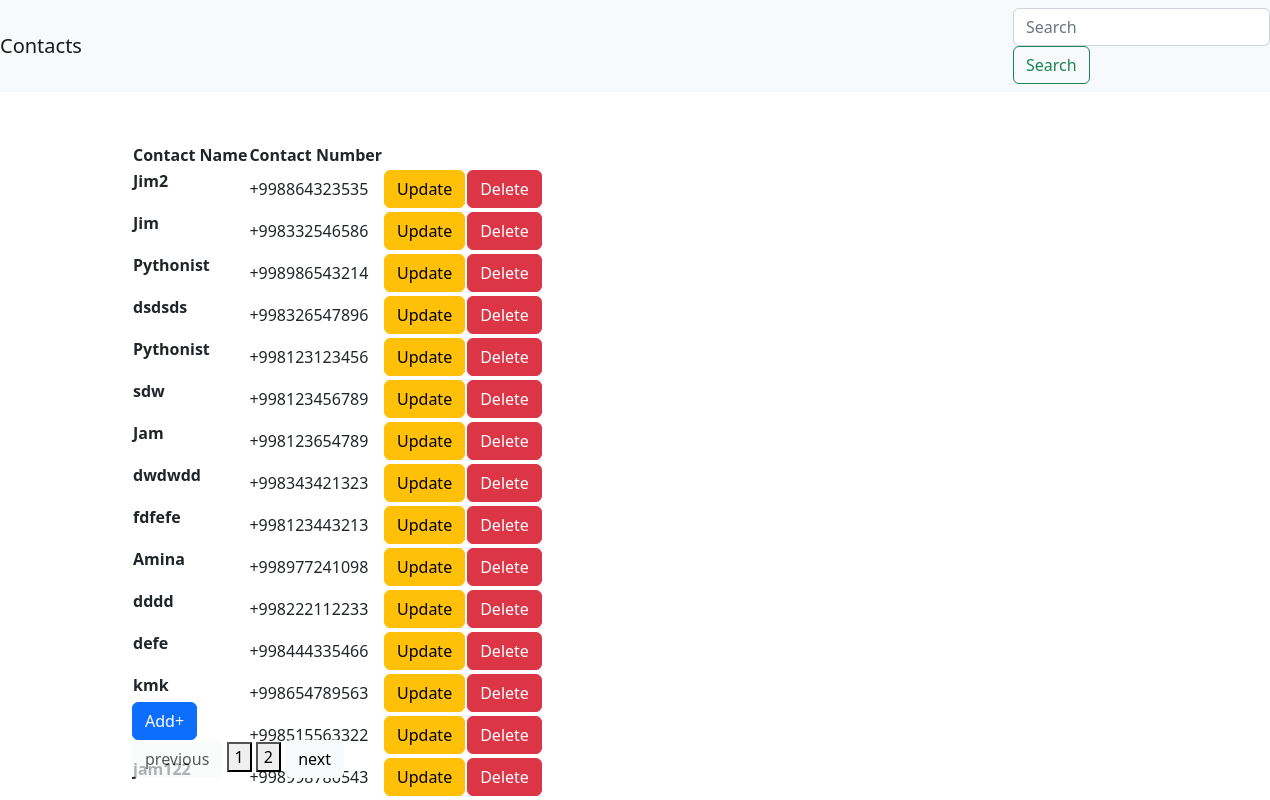
The page / on the database its author committed.
### base/models.py (models this page shows, shortened)
class Contact(models.Model):
    username = models.CharField(max_length=20)
    number = models.CharField(max_length=9)

### base/views.py (the view)
# urls.py: path('', views.contacts, name='contacts'),
def contacts(request):
        contacts = Contact.objects.all()
        paginator = Paginator(contacts, 15)
        page_number = request.GET.get('page')
        page_obj = paginator.get_page(page_number)
        return render(request, 'home.html', {'contacts': contacts, 'page_obj': page_obj, 'contact_len': contact_len, 'cont_num_in_page': cont_num_in_page, 'n' : range(1,page_obj.paginator.num_pages+1)})

### templates/home.html (shortened to what this page needs)
<!DOCTYPE html>
<html lang="en">
<head>
    <link href="https://cdn.jsdelivr.net/npm/bootstrap@5.2.3/dist/css/bootstrap.min.css" rel="stylesheet">
</head>
<body>
    <nav class="navbar navbar-light bg-light justify-content-between">
        <a class="navbar-brand">Contacts</a>
        <form class="form-inline" method="POST" action="{% url 'search_contact' %}" target="_blank">
            <input class="form-control mr-sm-2" type="search" placeholder="Search" aria-label="Search" name="searched">
            <button class="btn btn-outline-success my-2 my-sm-0" type="submit">Search</button>
        </form>
    </nav>
    <div class="container-md" style="margin-top: 50px; margin-left: 120px;">
        <div style="height:70vh">
            <table>
                <tr>
                    <th>Contact Name   </th>
                    <th>Contact Number   </th>
                    <th></th>
                    <th></th>
                </tr>
                {% for contact in page_obj %}
                <tr>
                    <td> <p><b>{{contact.username}}</b></p> </td>
                    <td>+998{{contact.number}}</td>
                    <td><a href="{%url 'update_form' contact.id%}"><button type="button" class="btn btn-warning">Update</button></a></td>
                    <td><a href="{%url 'delete_contact' contact.id%}"><button type="button" class="btn btn-danger">Delete</button></a></td>
                </tr>
                {% endfor %}
            </table>
        </div>
        <a href="{%url 'add_contact'%}"><button type="button" class="btn btn-primary">Add+</button></a>
        <div class="pagination">
            <span class="step-links">
                {% if page_obj.has_previous %}
                    <a href="?page={{ page_obj.previous_page_number }}"><button type="button" class="btn btn-light" >previous</button></a>
                {% else %}
                    <a href="#"><button type="button" class="btn btn-light" disabled>previous</button></a>
                {% endif %}
                {% for i in n %}
                    <a href="?page={{ i }}"><button>{{i}}</button></a>
                {% endfor %}
                {% if page_obj.has_next %}
                    <a href="?page={{ page_obj.next_page_number }}"><button type="button" class="btn btn-light" >next</button></a>
                {% else %}
                    <a href="#"><button type="button" class="btn btn-light" disabled>next</button></a>
                {% endif %}
            </span>
        </div>
    </div>
</body>
</html>

### rows shown on the page
Contact: username "Jim2", number "864323535"
Contact: username "Jim", number "332546586"
Contact: username "Pythonist", number "986543214"
Contact: username "dsdsds", number "326547896"
Contact: username "Pythonist", number "123123456"
Contact: username "sdw", number "123456789"
Contact: username "Jam", number "123654789"
Contact: username "dwdwdd", number "343421323"
Contact: username "fdfefe", number "123443213"
Contact: username "Amina", number "977241098"
Contact: username "dddd", number "222112233"
Contact: username "defe", number "444335466"
Contact: username "kmk", number "654789563"
Contact: number "515563322"
Contact: username "jam122"

### other values the page prints
{{ i }} "1" "2"
